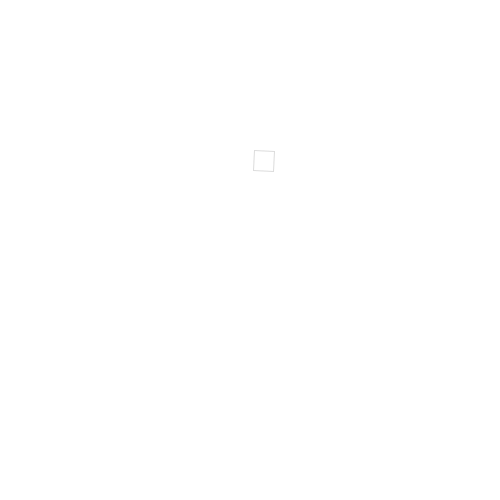
Frame 1 (no input)
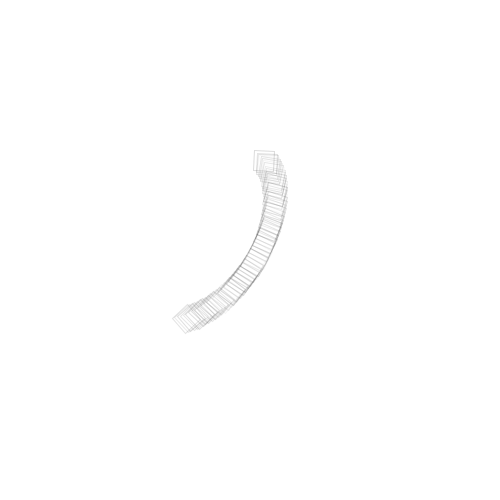
Frame 60 (the mouse pressed at the canvas centre just before this capture)
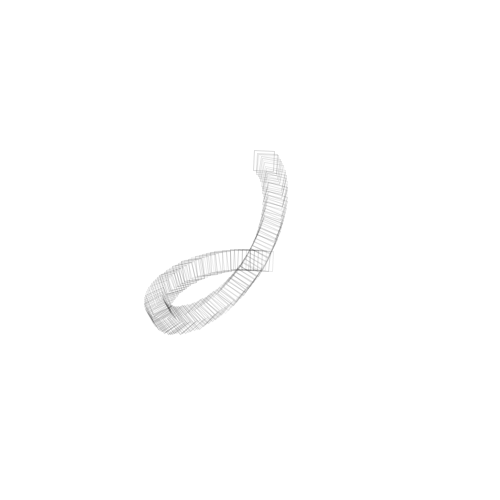
Frame 120 (the mouse held since frame 60 and released just before this capture)

The Processing sketch that drew these frames (run headless with seeded random() and noise(); from frame 60 on, the mouse is pressed at the canvas centre):

// Processing sketch: processing_144507
// ── processing_144507.pde

void setup()
{
background(255);
size(500,500);
smooth();
frameRate(25);
//noLoop();
}
void draw()
{
//background(255);

translate(width/2, height/2); // In die Mitte springen

for (int i=0; i<360; i+=170) 
{ 
pushMatrix();
//rotate(radians(i) ); // Um i rotieren
rotate(millis()/3000.0);
//translate(0, mouseX);
translate(0,-cos(millis()/1000.0)*100);
//ellipse(0, 0, 10, 10);
//fill(100,20,i,50); //farbverlauf
//fill(100,20,255,i);
noFill();
stroke(0,random(20));
rect(0,0,20,20);
popMatrix();
}
}
